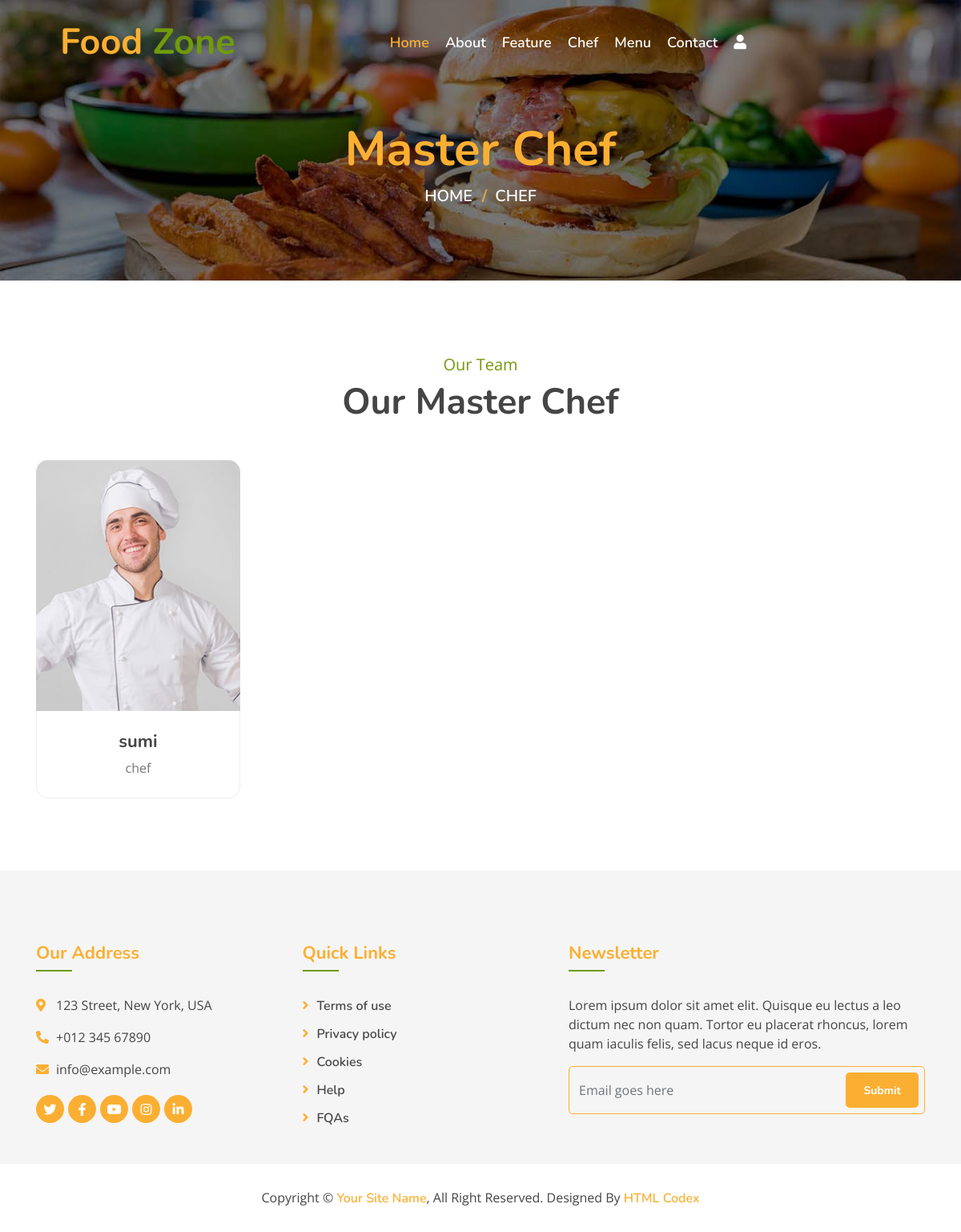
Page /team/ on the committed database.
### appFood/models.py (models this page shows, shortened)
class Team(models.Model):
    name=models.CharField(max_length=255)
    desinignation = models.CharField(max_length=255)
    image = models.ImageField(upload_to='team')
    added_on = models.DateTimeField(auto_now_add=True)
    update_on = models.DateTimeField(auto_now_add=True)

### appFood/views.py (the view)
# urls.py: path('team/',views.team,name='team'),
def team(request):
    chef= Team.objects.all()
    return render(request,'app/team.html',{'chef':chef})

### appFood/templates/app/team.html (shortened to what this page needs)
{% extends 'app/base.html'%}
{% load static%}
{% block content%}
        <div class="page-header">
            <div class="container">
                <div class="row">
                    <div class="col-12">
                        <h2>Master Chef</h2>
                    </div>
                    <div class="col-12">
                        <a href="">Home</a>
                        <a href="">Chef</a>
                    </div>
                </div>
            </div>
        </div>
        <div class="team">
            <div class="container">
                <div class="section-header text-center">
                    <p>Our Team</p>
                    <h2>Our Master Chef</h2>
                </div>
                <div class="row">
                    {% for ch in chef%}
                    <div class="col-lg-3 col-md-6">
                        <div class="team-item">
                            <div class="team-img">
                                <img src="{{ch.image.url}}" alt="Image">
                                <div class="team-social">
                                </div>
                            </div>
                            <div class="team-text">
                                <h2>{{ch.name}}</h2>
                                <p>{{ch.desinignation}}</p>
                            </div>
                        </div>
                    </div>
                    {% endfor %}
                </div>
            </div>
        </div>
{% endblock %}

### appFood/templates/app/base.html (shortened to what this page needs)
<!DOCTYPE html>
{% load static %}
<html lang="en">
    <head>
        <link href="https://stackpath.bootstrapcdn.com/bootstrap/4.4.1/css/bootstrap.min.css" rel="stylesheet">
        <link href="https://cdnjs.cloudflare.com/ajax/libs/font-awesome/5.10.0/css/all.min.css" rel="stylesheet">
        <link href="/static/animate/animate.min.css" rel="stylesheet">
        <link href="/static/owlcarousel/assets/owl.carousel.min.css" rel="stylesheet">
        <link href="/static/flaticon/font/flaticon.css" rel="stylesheet">
        <link href="/static/tempusdominus/css/tempusdominus-bootstrap-4.min.css" rel="stylesheet" />
        <link href="/static/css/style.css" rel="stylesheet">
    </head>
    <body>
        <div class="navbar navbar-expand-lg bg-light navbar-light">
            <div class="container-fluid">
                <a href="index.html" class="navbar-brand">Food <span>Zone</span></a>
                <div class="collapse navbar-collapse justify-content-between" id="navbarCollapse">
                    <div class="navbar-nav mx-auto">
                        <a href="{% url 'home'%}" class="nav-item nav-link active">Home</a>
                        <a href="{% url 'about'%}" class="nav-item nav-link">About</a>
                        <a href="{% url 'feature'%}" class="nav-item nav-link">Feature</a>
                        <a href="{%url 'team'%}" class="nav-item nav-link">Chef</a>
                        <a href="{% url 'menu'%}" class="nav-item nav-link">Menu</a>
                        <a href="{%url 'contact'%}" class="nav-item nav-link">Contact</a>
                        {% if user.is_authenticated %}
                        <div class="nav-item dropdown">
                            <a href="#" class="nav-link dropdown-toggle" data-toggle="dropdown"><i class="fa fa-user"></i></a>
                            <div class="dropdown-menu">
                                <a href="{% url 'dashboard'%}" class="dropdown-item">Dashboard</a>
                                <a href="{% url 'logout'%}" class="dropdown-item">Logout</a>
                            </div>
                        </div>
                        {%else%}
                        <a href="{%url 'registration'%}" class="nav-link " ><i class="fa fa-user"></i></a>
                        {%endif%}
                    </div>
                </div>
            </div>
        </div>
        {% block content%}{% endblock%}
        <div class="footer">
            <div class="container">
                <div class="row">
                    <div class="col-lg-7">
                        <div class="row">
                            <div class="col-md-6">
                                <div class="footer-contact">
                                    <h2>Our Address</h2>
                                    <p><i class="fa fa-map-marker-alt"></i>123 Street, New York, USA</p>
                                    <p><i class="fa fa-phone-alt"></i>+012 345 67890</p>
                                    <p><i class="fa fa-envelope"></i>info@example.com</p>
                                    <div class="footer-social">
                                        <a href=""><i class="fab fa-twitter"></i></a>
                                        <a href="https://www.facebook.com/" target="_blank"><i class="fab fa-facebook-f"></i></a>
                                        <a href=""><i class="fab fa-youtube"></i></a>
                                        <a href=""><i class="fab fa-instagram"></i></a>
                                        <a href=""><i class="fab fa-linkedin-in"></i></a>
                                    </div>
                                </div>
                            </div>
                            <div class="col-md-6">
                                <div class="footer-link">
                                    <h2>Quick Links</h2>
                                    <a href="">Terms of use</a>
                                    <a href="">Privacy policy</a>
                                    <a href="">Cookies</a>
                                    <a href="">Help</a>
                                    <a href="">FQAs</a>
                                </div>
                            </div>
                        </div>
                    </div>
                    <div class="col-lg-5">
                        <div class="footer-newsletter">
                            <h2>Newsletter</h2>
                            <p>
                                Lorem ipsum dolor sit amet elit. Quisque eu lectus a leo dictum nec non quam. Tortor eu placerat rhoncus, lorem quam iaculis felis, sed lacus neque id eros.
                            </p>
                            <div class="form">
                                <input class="form-control" placeholder="Email goes here">
                                <button class="btn custom-btn">Submit</button>
                            </div>
                        </div>
                    </div>
                </div>
            </div>
            <div class="copyright">
                <div class="container">
                    <p>Copyright &copy; <a href="#">Your Site Name</a>, All Right Reserved.</p>
                    <p>Designed By <a href="https://htmlcodex.com">HTML Codex</a></p>
                </div>
            </div>
        </div>
    </body>
</html>

### rows in the picture
Team: image (picture), name "sumi", desinignation "chef"
